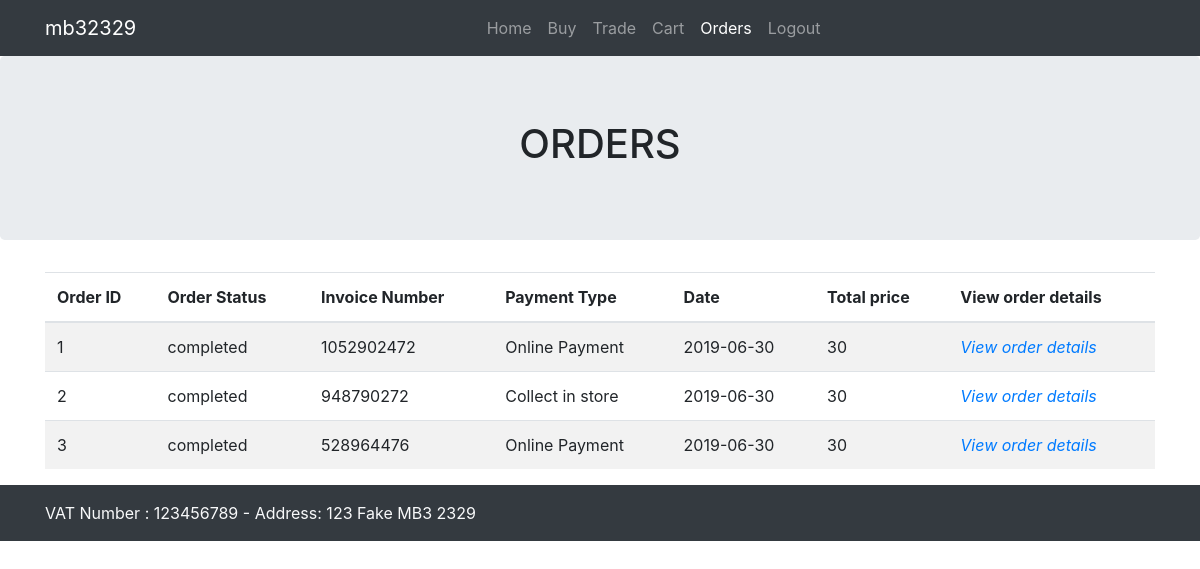
The app's page /orders.php (signed in) with its own data.
### tables this page shows
CREATE TABLE `order` (
  `transaction_id` int(11) NOT NULL,
  `customer_id` int(11) NOT NULL,
  `total_price` int(11) NOT NULL,
  `order_status` varchar(100) NOT NULL,
  `order_type` varchar(100) NOT NULL,
  `order_date` varchar(100) NOT NULL,
  `invoice_number` varchar(50) NOT NULL,
  `payment_type` varchar(50) NOT NULL
);

### orders.php (the view)
<?php $active='Orders';
include("includes/header.php"); ?>
<section class="jumbotron text-center">
  <div class="container">
    <h1 class="jumbotron-heading">ORDERS</h1>
  </div>
</section>
<div class="container">
  <div class="row">
    <div class="col">
      <div class="table-responsive">
        <table class="table table-striped">
          <thead>
            <tr>
              <th>Order ID</th>
              <th>Order Status</th>
              <th>Invoice Number</th>
              <th>Payment Type</th>
              <th>Date</th>
              <th>Total price</th>
              <th>View order details</th>
            </tr>
          </thead>
          <tbody>
           <?php
$customer_id = $_SESSION['customer_id'];
$get_orders  = "select * from `order` where customer_id='$customer_id'";
$run_orders  = mysqli_query($con, $get_orders);
while ($row_orders = mysqli_fetch_array($run_orders))
  {
    $order_id       = $row_orders['transaction_id'];
    $order_status   = $row_orders['order_status'];
    $invoice_number = $row_orders['invoice_number'];
    $payment_type   = $row_orders['payment_type'];
    $order_date     = $row_orders['order_date'];
    $total_price    = $row_orders['total_price'];
?>
            <tr>
              <td><?php echo $order_id; ?></td>
              <td><?php echo $order_status; ?></td>
              <td><?php echo $invoice_number; ?></td>
              <td><?php echo $payment_type; ?></td>
              <td><?php echo $order_date; ?></td>
              <td><?php echo $total_price; ?></td>
              <td><a href="view_order.php?order=<?php echo $order_id; ?>"><i>View order details</i></a></td>
            </tr>
            <?php } ?>
          </tbody>
        </table>
      </div>
    </div>
  </div>
</div>
<?php include("includes/footer.php"); ?>

### records on screen
order: transaction_id "1", order_status "completed", invoice_number "1052902472", payment_type "Online Payment", order_date "2019-06-30", total_price "30"
order: transaction_id "2", order_status "completed", invoice_number "948790272", payment_type "Collect in store", order_date "2019-06-30", total_price "30"
order: transaction_id "3", order_status "completed", invoice_number "528964476", payment_type "Online Payment", order_date "2019-06-30", total_price "30"
